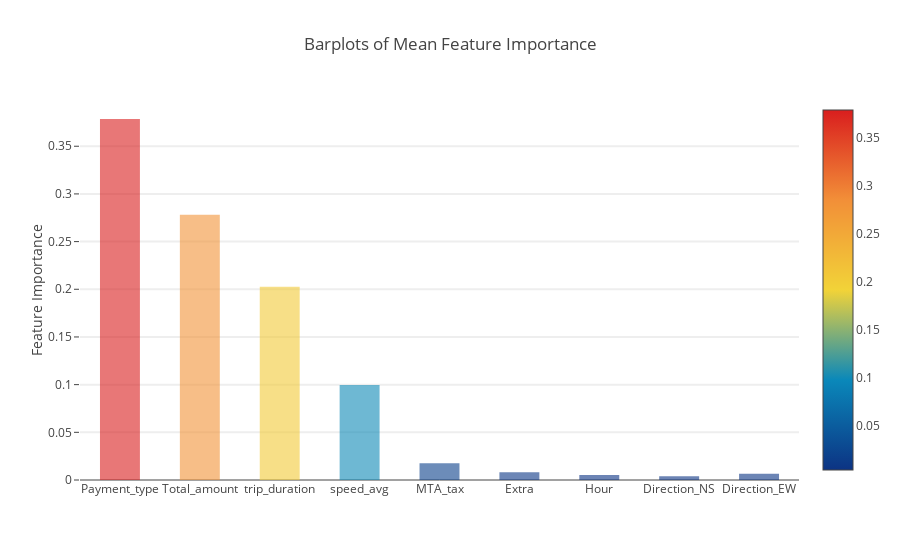

The notebook cell saved with this chart:
### Markdown cell above
** Plotly Barplot of Average Feature Importances **

Having obtained the mean feature importance across all our classifiers, we can plot them into a Plotly bar plot as follows:

### Code cell
import plotly.offline as py
py.init_notebook_mode(connected=True)
import plotly.graph_objs as go
import plotly.tools as tls

y = feature_dataframe['mean'].values
x = feature_dataframe['features'].values
data = [go.Bar(
            x= x,
            y= y,
            width = 0.5,
            marker=dict(
               color = feature_dataframe['mean'].values,
            colorscale='Portland',
            showscale=True,
            reversescale = False
            ),
            opacity=0.6
        )]

layout= go.Layout(
    autosize= True,
    title= 'Barplots of Mean Feature Importance',
    hovermode= 'closest',
#     xaxis= dict(
#         title= 'Pop',
#         ticklen= 5,
#         zeroline= False,
#         gridwidth= 2,
#     ),
    yaxis=dict(
        title= 'Feature Importance',
        ticklen= 5,
        gridwidth= 2
    ),
    showlegend= False
)

fig = go.Figure(data=data, layout=layout)
py.iplot(fig, filename='bar-direct-labels')
#py.image.ishow(fig)

### Figure 1 — Plotly figure (JSON) as saved in the notebook; plotly's stock layout.template omitted (floating-point values rounded to 4 significant figures)
{"data": [{"marker": {"color": [0.3786, 0.278, 0.2026, 0.09953, 0.01765, 0.008091, 0.005213, 0.003826, 0.006433], "colorscale": "Portland", "reversescale": false, "showscale": true}, "opacity": 0.6, "type": "bar", "width": 0.5, "x": ["Payment_type", "Total_amount", "trip_duration", "speed_avg", "MTA_tax", "Extra", "Hour", "Direction_NS", "Direction_EW"], "y": [0.3786, 0.278, 0.2026, 0.09953, 0.01765, 0.008091, 0.005213, 0.003826, 0.006433]}], "layout": {"autosize": true, "hovermode": "closest", "showlegend": false, "title": "Barplots of Mean Feature Importance", "yaxis": {"gridwidth": 2, "ticklen": 5, "title": "Feature Importance"}}}
